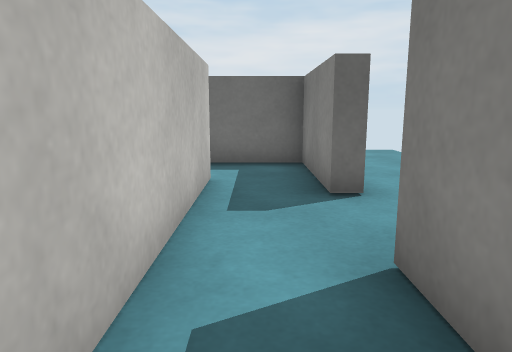
View 1 (above)

16 first-person views from a walk through a scene from a Unity 3-D project. The camera is 0.62 m above the floor, tilts 10° down and sees 70° across. The floor is counted in squares, 0.5 m on a side. Each view is taken from the middle of a square. On the plan, view 1 faces up. The plan holds only what a view shows up to about 15 squares ahead; the rest is blank. The player character is not drawn. Surface patterns are stand-ins for the level's own textures.

View 2
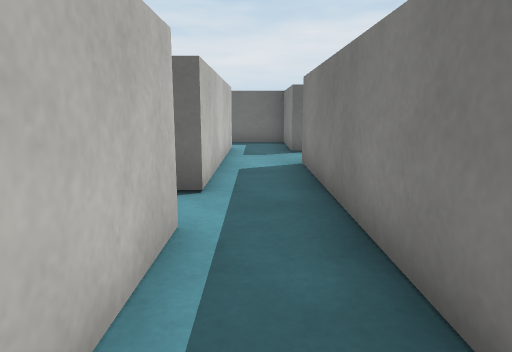

View 3
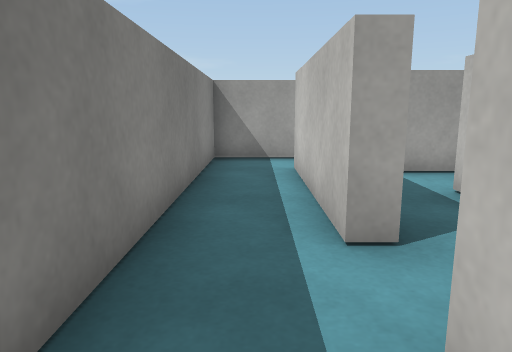

View 4
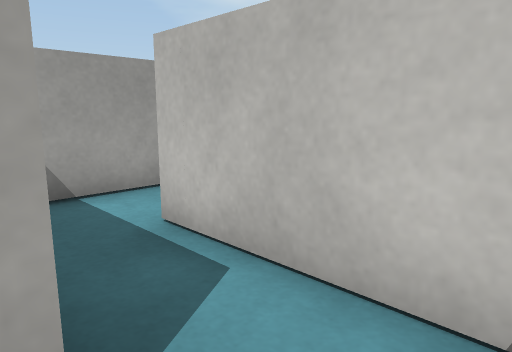

View 5
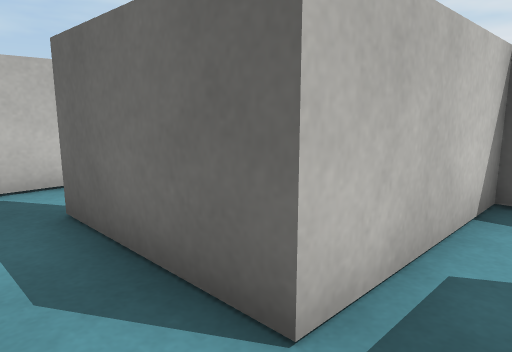

View 6
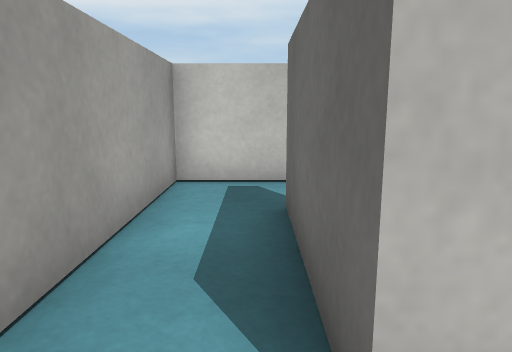

View 7
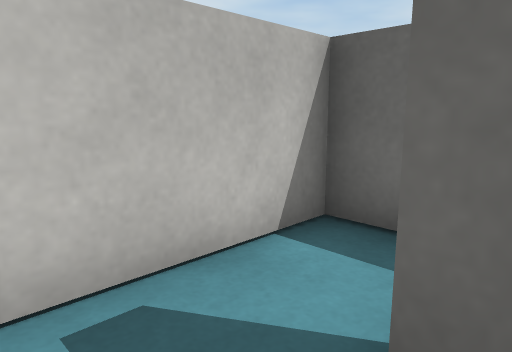

View 8
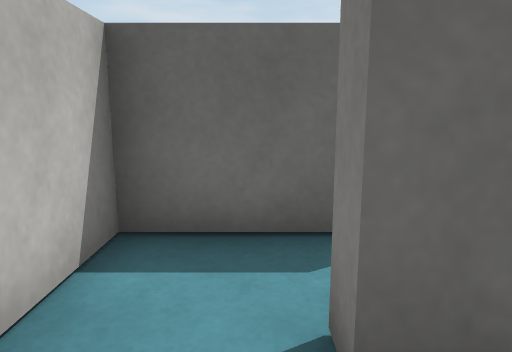

View 9
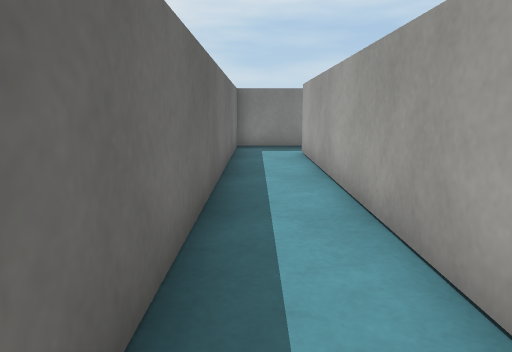

View 10
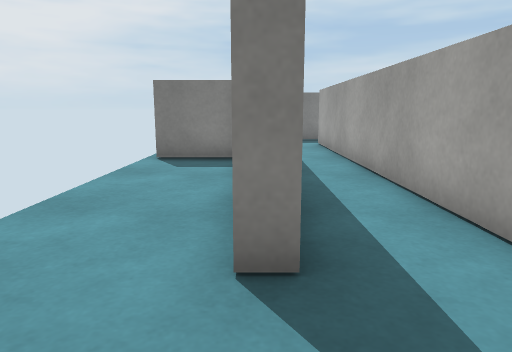

View 11
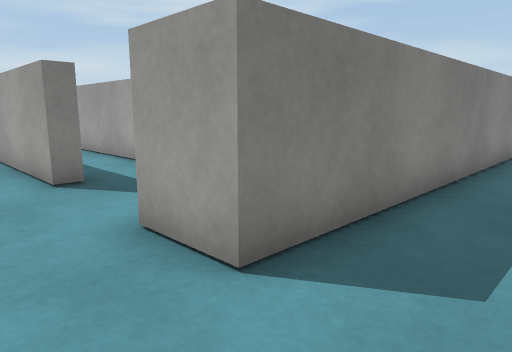

View 12
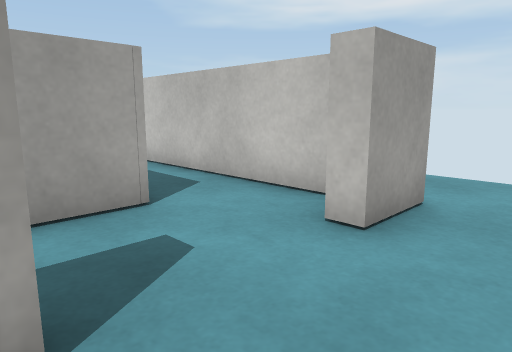

View 13
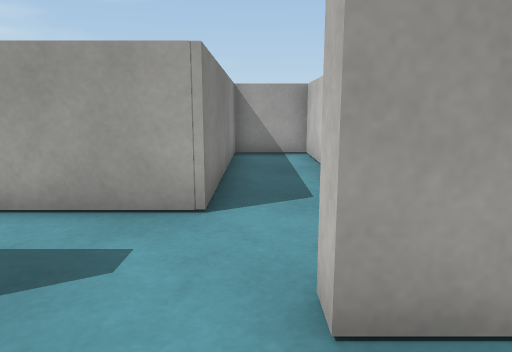

View 14
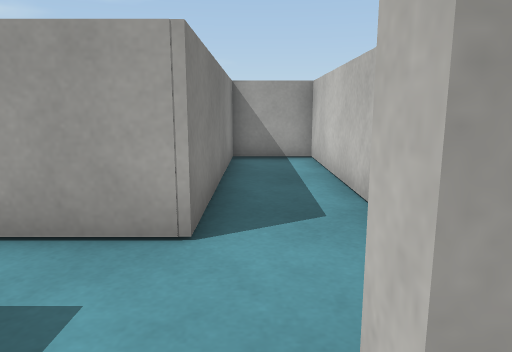

View 15
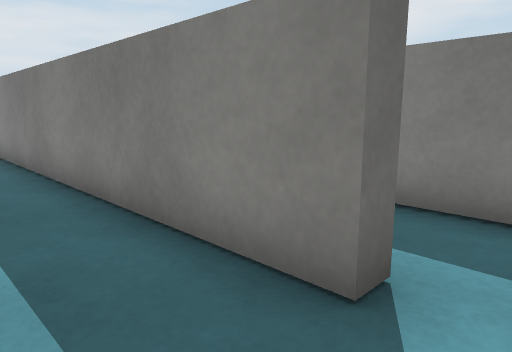

View 16
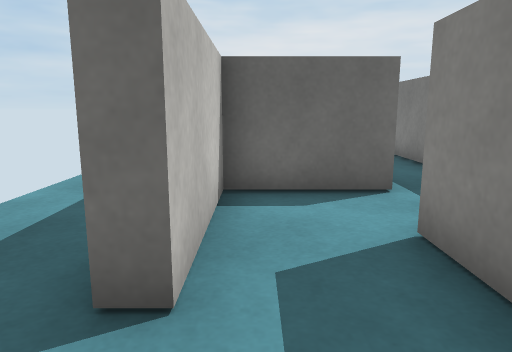

### Floor plan
Ten units are one square. View 1 is at (0, 0); x grows to the right and y downward. Boxes are objects, and circles mark ways between rooms. Rooms are numbered by the first view taken in them; rooms with no view inside come last. Other rooms are left out.
<svg viewBox="-175 -123 191 215">
<path fill="none" stroke="#000" d="M-8 22 -8 70M-8 -26 -8 4M-11 87 11 87 11 -29M-31 4 -31 26M-14 22 -8 22M-8 4 -12 4M-31 26 -31 46 -66 46M-84 45 -84 64 -24 64M-124 -86 -124 -92 -84 -92M-53 -96 -53 -118M-154 -92 -154 -86M-165 -80 -165 -1 -144 -1 -144 -66 -8 -66 -8 -56M11 -53 11 -87 -112 -87M-165 24 -165 39 -170 39 -170 -92 -154 -92M-144 44 -144 24M-138 4 -165 4 -165 24M-61 25 -84 25 -84 45M-66 46 -66 40"/>
<circle cx="-10" cy="15" r="3" fill="#2a7"/>
<circle cx="-20" cy="35" r="3" fill="#2a7"/>
<circle cx="-75" cy="40" r="3" fill="#2a7"/>
<circle cx="-165" cy="-105" r="3" fill="#2a7"/>
<circle cx="-155" cy="30" r="3" fill="#2a7"/>
<text x="0" y="30">1</text>
<text x="-20" y="10">2</text>
<text x="-50" y="50">3</text>
<text x="-100" y="-80">4</text>
<text x="-160" y="30">5</text>
<text x="-150" y="10">6</text>
<text x="-70" y="30">7</text>
</svg>
Room 1 opens to room 2. Room 2 opens to room 3. Room 3 opens to room 7. Room 4 opens to room 5. Room 5 opens to room 6.

Where each view was taken, in squares from view 1:
view 1: 0 up, 0 right, facing up
view 2: 6 down, 0 right, facing up
view 3: 1 up, 0 right, facing down
view 4: 1 down, 1 left, facing down-left
view 5: 6 down, 2 left, facing up-left
view 6: 5 down, 2 left, facing left
view 7: 6 down, 6 left, facing up-left
view 8: 6 down, 7 left, facing up
view 9: 8 up, 12 left, facing right
view 10: 9 up, 15 left, facing right
view 11: 11 up, 19 left, facing down-right
view 12: 11 up, 12 left, facing down-left
view 13: 11 up, 15 left, facing down
view 14: 10 up, 15 left, facing down
view 15: 5 down, 19 left, facing up-right
view 16: 6 down, 16 left, facing up
